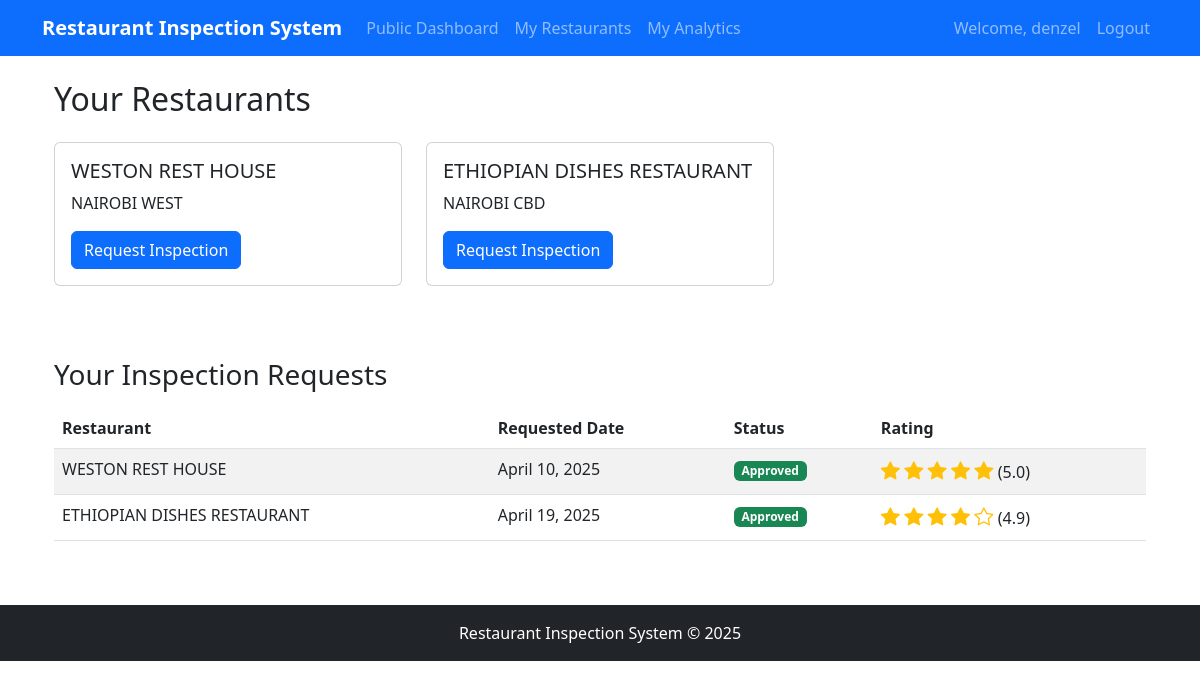
The app's page / (signed in) with its own data.
### accounts/models.py (models this page shows, shortened)
class CustomUser(AbstractUser):
    is_restaurant_owner = models.BooleanField(default=False)
    is_inspector = models.BooleanField(default=False)
    is_customer = models.BooleanField(default=False)
    class Meta:
        verbose_name = 'User'
        verbose_name_plural = 'Users'

class Restaurant(models.Model):
    owner = models.ForeignKey('CustomUser', on_delete=models.CASCADE, related_name='restaurants')
    name = models.CharField(max_length=255)
    location = models.CharField(max_length=255)
    registration_date = models.DateTimeField(auto_now_add=True)

### inspections/models.py (models this page shows, shortened)
class InspectionRequest(models.Model):
    restaurant = models.ForeignKey('accounts.Restaurant', on_delete=models.CASCADE, related_name='inspection_requests')
    requested_date = models.DateField()
    is_approved = models.BooleanField(default=False)
    created_at = models.DateTimeField(auto_now_add=True)
    updated_at = models.DateTimeField(auto_now=True)

### inspections/views.py (the view, shortened to what this page needs)
# urls.py: path('', inspections_views.home, name='home'),
@login_required
def home(request):
    if request.user.is_customer:
        return redirect('public_dashboard')
    context = {}
    if request.user.is_restaurant_owner:
        restaurants = Restaurant.objects.filter(owner=request.user)
        inspection_requests = InspectionRequest.objects.filter(restaurant__in=restaurants)
        inspections = Inspection.objects.filter(
            inspection_request__in=inspection_requests,
            is_completed=True
        )
        context.update({
            'restaurants': restaurants,
            'inspection_requests': inspection_requests,
            'inspections': inspections,
        })
    elif request.user.is_superuser:
        return redirect('admin_dashboard')
    return render(request, 'inspections/home.html', context)

### inspections/models.py (called while the page is built)
    @property
    def overall_rating(self):
        if None in [self.general_hygiene, self.customer_service,
                    self.food_preparation, self.cooking_outcome]:
            return None
        average = (self.general_hygiene + self.customer_service +
                   self.food_preparation + self.cooking_outcome) / 4
        return round(average / 20, 1)  # Convert to 5-star scale

### templates/inspections/home.html (shortened to what this page needs)
{% extends 'base.html' %}
{% block content %}
<div class="container">
    {% if user.is_authenticated %}
        {% if user.is_restaurant_owner %}
            <h2 class="mb-4">Your Restaurants</h2>
            <div class="row">
                {% for restaurant in restaurants %}
                    <div class="col-md-4 mb-4">
                        <div class="card">
                            <div class="card-body">
                                <h5 class="card-title">{{ restaurant.name }}</h5>
                                <p class="card-text">{{ restaurant.location }}</p>
                                <a href="{% url 'request_inspection' restaurant.id %}" class="btn btn-primary">
                                    Request Inspection
                                </a>
                            </div>
                        </div>
                    </div>
                {% empty %}
                    <div class="col-12">
                        <div class="alert alert-info">
                            You haven't registered any restaurants yet. <a href="{% url 'add_restaurant' %}">Add a restaurant</a>.
                        </div>
                    </div>
                {% endfor %}
            </div>
            <h3 class="mt-5 mb-3">Your Inspection Requests</h3>
            {% if inspection_requests %}
                <div class="table-responsive">
                    <table class="table table-striped">
                        <thead>
                            <tr>
                                <th>Restaurant</th>
                                <th>Requested Date</th>
                                <th>Status</th>
                                <th>Rating</th>
                            </tr>
                        </thead>
                        <tbody>
                            {% for req in inspection_requests %}
                                <tr>
                                    <td>{{ req.restaurant.name }}</td>
                                    <td>{{ req.requested_date }}</td>
                                    <td>
                                        {% if req.is_approved %}
                                            <span class="badge bg-success">Approved</span>
                                        {% else %}
                                            <span class="badge bg-warning text-dark">Pending</span>
                                        {% endif %}
                                    </td>
                                    <td>
                                        {% if req.inspection %}
                                            {% with stars=req.inspection.overall_rating %}
                                                {% for i in "12345" %}
                                                    {% if forloop.counter <= stars %}
                                                        <i class="bi bi-star-fill rating-stars"></i>
                                                    {% else %}
                                                        <i class="bi bi-star rating-stars"></i>
                                                    {% endif %}
                                                {% endfor %}
                                                ({{ stars|floatformat:1 }})
                                            {% endwith %}
                                        {% else %}
                                            Not inspected yet
                                        {% endif %}
                                    </td>
                                </tr>
                            {% endfor %}
                        </tbody>
                    </table>
                </div>
            {% else %}
                <div class="alert alert-info">
                    You haven't made any inspection requests yet.
                </div>
            {% endif %}
        {% endif %}
    {% endif %}
</div>
{% endblock %}

### templates/base.html (shortened to what this page needs)
<!DOCTYPE html>
<html lang="en">
<head>
    <link href="https://cdn.jsdelivr.net/npm/bootstrap@5.3.0/dist/css/bootstrap.min.css" rel="stylesheet">
    <link rel="stylesheet" href="https://cdn.jsdelivr.net/npm/bootstrap-icons@1.10.0/font/bootstrap-icons.css">
</head>
<body>
    <nav class="navbar navbar-expand-lg navbar-dark bg-primary">
        <div class="container">
            <a class="navbar-brand" href="{% url 'home' %}">Restaurant Inspection System</a>
            <div class="collapse navbar-collapse" id="navbarNav">
                <ul class="navbar-nav me-auto">
                    {% if user.is_authenticated %}
                        <li class="nav-item">
                            <a class="nav-link" href="{% url 'public_dashboard' %}">Public Dashboard</a>
                        </li>
                        {% if user.is_restaurant_owner %}
                            <li class="nav-item">
                                <a class="nav-link" href="{% url 'add_restaurant' %}">My Restaurants</a>
                            </li>
                            <li class="nav-item">
                                <a class="nav-link" href="{% url 'analytics' %}">My Analytics</a>
                            </li>
                        {% endif %}
                    {% endif %}
                </ul>
                <ul class="navbar-nav auth-links">
                    {% if user.is_authenticated %}
                        <li class="nav-item">
                            <span class="nav-link">Welcome, {{ user.username }}</span>
                        </li>
                        <li class="nav-item">
                            <a class="nav-link" href="{% url 'logout' %}">Logout</a>
                        </li>
                    {% endif %}
                </ul>
            </div>
        </div>
    </nav>
    <div class="container mt-4">
        {% block content %}
        {% endblock %}
    </div>
    <footer class="bg-dark text-white mt-5 py-3">
        <div class="container text-center">
            <p class="mb-0">Restaurant Inspection System &copy; {% now "Y" %}</p>
        </div>
    </footer>
</body>
</html>

### templates/base.html (style rules this page uses)
.rating-stars { color: #ffc107; font-size: 1.2rem; }
.navbar-brand { font-weight: bold; }
.auth-links { margin-left: auto; }

### records on screen
CustomUser: username "denzel"
Restaurant: name "WESTON REST HOUSE", location "NAIROBI WEST"
Restaurant: name "ETHIOPIAN DISHES RESTAURANT", location "NAIROBI CBD"
InspectionRequest: restaurant.name "WESTON REST HOUSE", requested_date "April 10, 2025", is_approved "Approved", inspection.overall_rating "5.0"
InspectionRequest: restaurant.name "ETHIOPIAN DISHES RESTAURANT", requested_date "April 19, 2025", is_approved "Approved", inspection.overall_rating "4.9"
